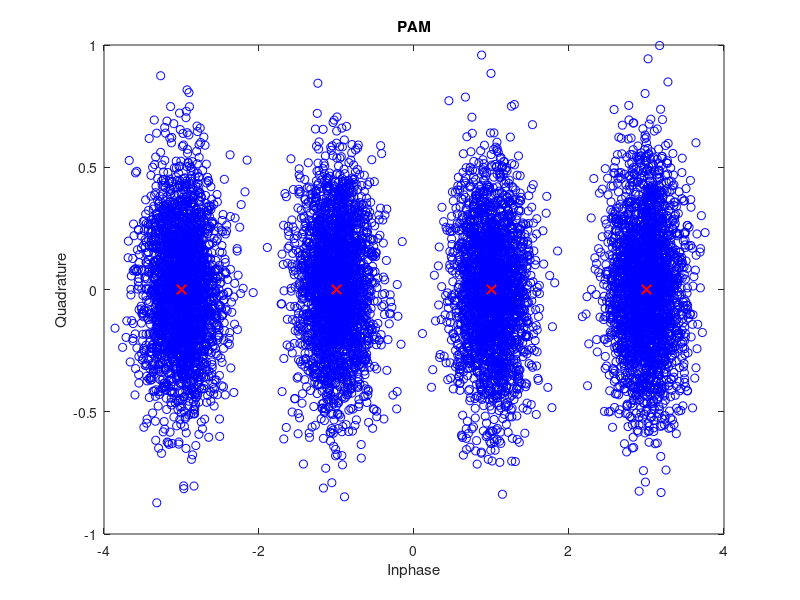
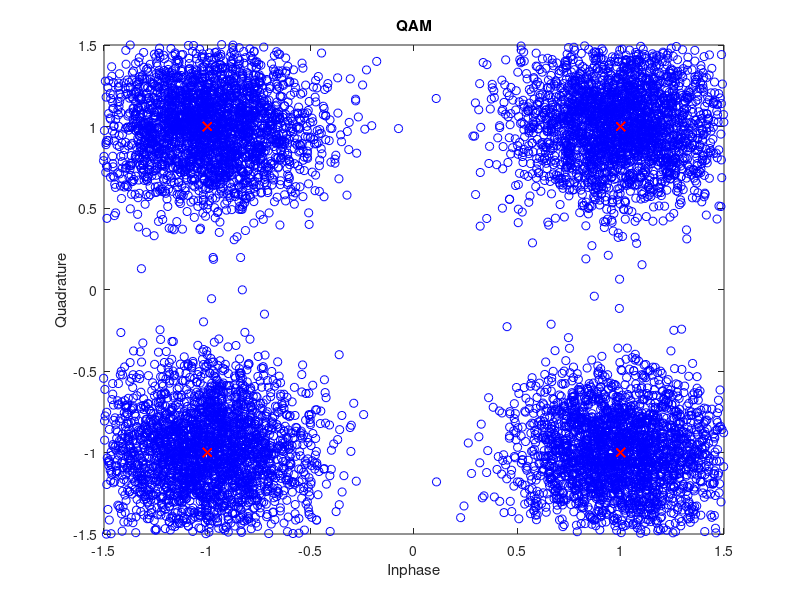
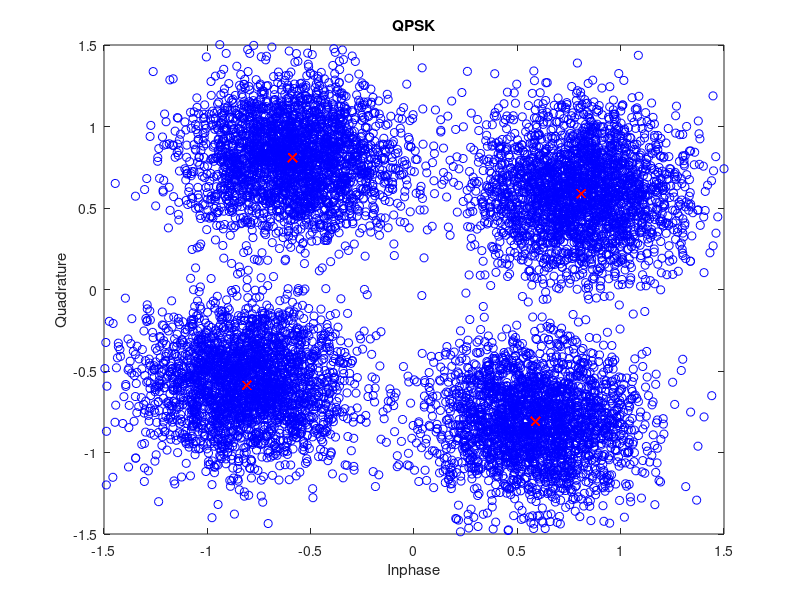

Here is the MATLAB script that generated these plots, in order:
%----------------------------------------------------------------------
% Chapter 4
% "Digital Communication Systems Engineering Using Software Defined Radio
% MATLAB Scripts
%----------------------------------------------------------------------

% Clear workspace
clear all;

figNum = 1;

%%%%%%%%%%%%%%%%%%%%%%%%%%%%%%%%%%%%%%%%%%%%%%%%%%%%%%%%%%%%%
%% Generating 4-level pulse amplitude modulation, quadrature amplitude modulation,
% and quadrature phase shift keying waveforms

% Define parameters
len = 10000; % Length of binary string
nvar = 0.1250; % Noise variance

% Generate the random bit streams that have already been demultiplexed from
% a single high speed data stream
bin_str1 = round(rand(1,len)); % Inphase data stream
bin_str2 = round(rand(1,len)); % Quadrature data stream

% Perform mapping of binary streams to symbols
ind_wavefm = 2.*bin_str2 + 1.*bin_str1; % Create waveform indices
wavefm_4pam = zeros(1,len); % 4-PAM
wavefm_4qam = zeros(1,len); % 4-QAM
wavefm_qpsk = zeros(1,len); % QPSK
symb_4pam = [-3 -1 3 1];
symb_4qam = [-1+i 1+i -1-i 1-i];
symb_qpsk = [exp(i*(pi/5+pi/2)) exp(i*(pi/5+pi)) exp(i*(pi/5+0)) exp(i*(pi/5+3*pi/2)) ];
for ind = 1:1:4,
    wavefm_4pam(find(ind_wavefm == (ind-1))) = symb_4pam(ind);
    wavefm_4qam(find(ind_wavefm == (ind-1))) = symb_4qam(ind);
    wavefm_qpsk(find(ind_wavefm == (ind-1))) = symb_qpsk(ind);
end;

% Add complex zero-mean white Gaussian noise
noise_signal = (1/sqrt(2))*sqrt(nvar)*randn(1,len) + i*(1/sqrt(2))*sqrt(nvar)*randn(1,len);
rx_wavefm_4pam = wavefm_4pam + noise_signal;
rx_wavefm_4qam = wavefm_4qam + noise_signal;
rx_wavefm_qpsk = wavefm_qpsk + noise_signal;

% Generate scatter plots of signal constellations
figure(figNum); figNum = figNum+1;
plot(real(rx_wavefm_4pam),imag(rx_wavefm_4pam),'bo',real(wavefm_4pam),imag(wavefm_4pam),'rx');axis([-4 4 -1 1]);
xlabel('Inphase');ylabel('Quadrature');
title('PAM');

figure(figNum); figNum = figNum+1;
plot(real(rx_wavefm_4qam),imag(rx_wavefm_4qam),'bo',real(wavefm_4qam),imag(wavefm_4qam),'rx');axis([-1.5 1.5 -1.5 1.5]);
xlabel('Inphase');ylabel('Quadrature');
title('QAM');


figure(figNum); figNum = figNum+1;
plot(real(rx_wavefm_qpsk),imag(rx_wavefm_qpsk),'bo',real(wavefm_qpsk),imag(wavefm_qpsk),'rx');axis([-1.5 1.5 -1.5 1.5]);
xlabel('Inphase');ylabel('Quadrature');
title('QPSK');
